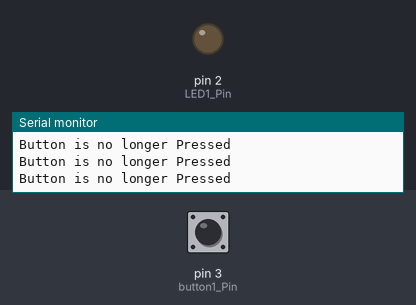
Recording of a sketch running on a simulated Arduino Uno, built with avr-gcc and run on an emulated ATmega328P. On the bench: output pins drawn as LEDs (lit = HIGH), the last lines printed to the serial monitor. Inputs (shaded band) come from the test bench; at power-on: pin 3 (button1_Pin) LOW.

Above: at 1.2 s.
1.3 s: pin 3 (button1_Pin) pulled HIGH for 0.15 s
At 1.4 s:
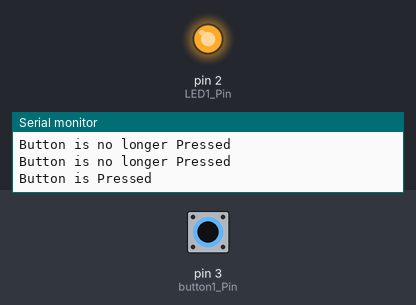
3.0 s: pin 3 (button1_Pin) pulled HIGH for 3.2 s
At 7.4 s:
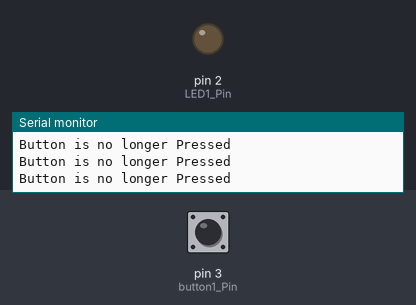
Timing chart, 0 to 8.9 s (numbered marks = the images above; inputs shaded):
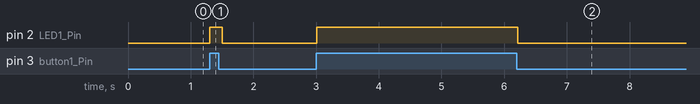

The sketch:

Test_1_task_1_.ino
```cpp
const int LED1_Pin=2; //LED Pin number on Arduino

const int button1_Pin=3; //Button Pin number on Arduino

int button1_state=0;

void setup() {
	// Initialize serial communication - allows printing to the console for debugging.
	Serial.begin(9600);
	pinMode(2, OUTPUT); // Set the LED anode pin as an output

  pinMode(button1_Pin,INPUT); //Set the button as an input
}


void loop() {

  //Read Button State
  button1_state = digitalRead(button1_Pin);

if (button1_state==HIGH)
{
  Serial.println("Button is Pressed"); //Print a message to the output terminal
    digitalWrite(LED1_Pin, HIGH); // Turn the LED on

}
else
{
  Serial.println("Button is no longer Pressed"); //Print a message to the output terminal
    digitalWrite(LED1_Pin, LOW); // Turn the LED off
}
 delay(100); // optional: Small delay to avoid spamming serial monitor
}
```

Measured:
- after the input at 1.3 s, pin 2 (LED1_Pin): LOW → HIGH at once, → LOW 0.20 s later
- after the input at 3.0 s, pin 2 (LED1_Pin): LOW → HIGH at once, → LOW 3.2 s later
